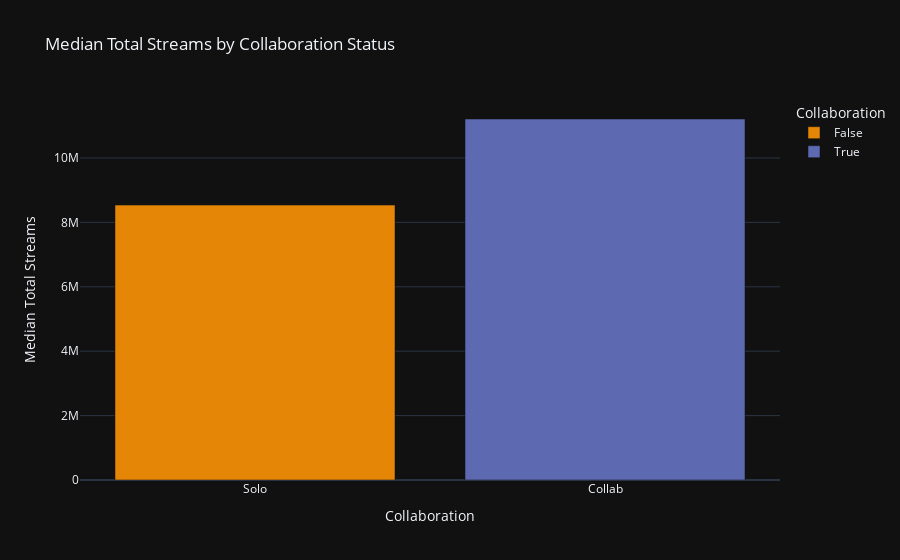

The notebook cell saved with this chart:
### Code cell
#colab bar plot
median_streams = df.groupby('is_colab')['total_streams'].median().reset_index()

fig = px.bar(
    median_streams,
    x='is_colab',
    y='total_streams',
    title="Median Total Streams by Collaboration Status",
    labels={'is_colab': 'Collaboration', 'total_streams': 'Median Total Streams'},
    color='is_colab', 
    color_discrete_sequence=px.colors.qualitative.Vivid
)

fig.update_layout(
    xaxis=dict(
        title="Collaboration",
        tickmode='array',
        tickvals=[False, True],
        ticktext=['Solo', 'Collab']
    ),
    yaxis_title="Median Total Streams",
    template="plotly_dark"
)


fig.show()

### Figure 1 — Plotly figure (JSON) as saved in the notebook; plotly's stock layout.template omitted (floating-point values rounded to 4 significant figures)
{"data": [{"alignmentgroup": "True", "hovertemplate": "Collaboration=%{x}<br>Median Total Streams=%{y}<extra></extra>", "legendgroup": "False", "marker": {"color": "rgb(229, 134, 6)", "pattern": {"shape": ""}}, "name": "False", "offsetgroup": "False", "orientation": "v", "showlegend": true, "textposition": "auto", "type": "bar", "x": [false], "xaxis": "x", "y": [8536698], "yaxis": "y"}, {"alignmentgroup": "True", "hovertemplate": "Collaboration=%{x}<br>Median Total Streams=%{y}<extra></extra>", "legendgroup": "True", "marker": {"color": "rgb(93, 105, 177)", "pattern": {"shape": ""}}, "name": "True", "offsetgroup": "True", "orientation": "v", "showlegend": true, "textposition": "auto", "type": "bar", "x": [true], "xaxis": "x", "y": [11210438], "yaxis": "y"}], "layout": {"barmode": "relative", "legend": {"title": {"text": "Collaboration"}, "tracegroupgap": 0}, "title": {"text": "Median Total Streams by Collaboration Status"}, "xaxis": {"anchor": "y", "categoryarray": [false, true], "categoryorder": "array", "domain": [0, 1], "tickmode": "array", "ticktext": ["Solo", "Collab"], "tickvals": [false, true], "title": {"text": "Collaboration"}}, "yaxis": {"anchor": "x", "domain": [0, 1], "title": {"text": "Median Total Streams"}}}}
